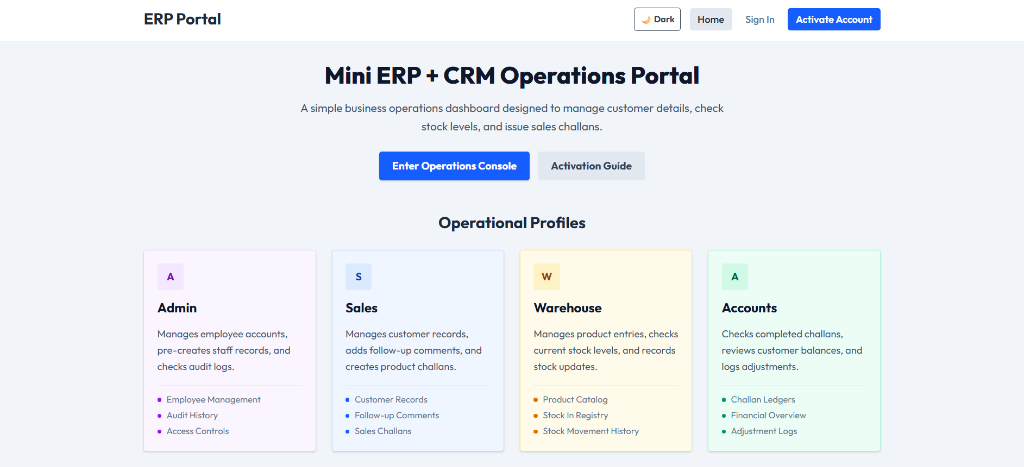
#> input picture docs/screenshots/landing_light.png, 1024 x 467 px, found by its file name
$ python merge_images.py
#> lines starting #> are read from the running program, lines starting #| are printed output that depends on the picture
import os
from PIL import Image

def merge_side_by_side(img1_path, img2_path, output_path):
#> called with img1_path = 'docs/screenshots/landing_light.png', img2_path = 'docs/screenshots/landing_dark.png', output_path = 'docs/screenshots/landing_combined.png'
    if not os.path.exists(img1_path) or not os.path.exists(img2_path):
        print(f"Skipping merge: one of the source images is missing. ({img1_path} or {img2_path})")
        return False

    img1 = Image.open(img1_path)
#> img1 is the input picture: PIL image 1024x467 RGBA; mean R, G, B, A 235.6, 240.3, 244.7, 255
    img2 = Image.open(img2_path)
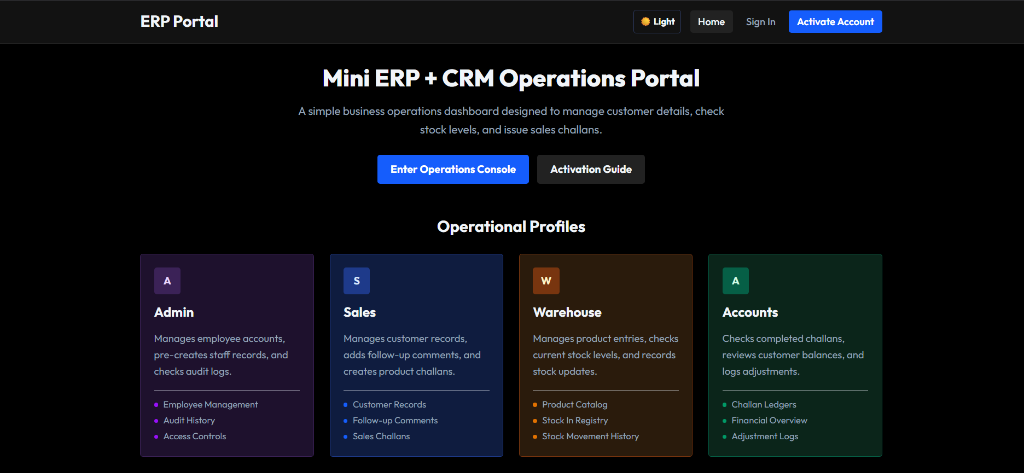
#> input picture docs/screenshots/landing_dark.png, 1024 x 473 px, found by its file name
#> img2 is the input picture: PIL image 1024x473 RGBA; mean R, G, B, A 14.7, 16.7, 21.6, 255

    # Resize to have the same height if they differ, keeping aspect ratios
    h = min(img1.height, img2.height)
#> h = 467

    w1 = int(img1.width * (h / img1.height))
#> w1 = 1024
    w2 = int(img2.width * (h / img2.height))
#> w2 = 1011

    img1_resized = img1.resize((w1, h), Image.Resampling.LANCZOS)
    img2_resized = img2.resize((w2, h), Image.Resampling.LANCZOS)

    # Create combined canvas
    combined = Image.new("RGBA", (w1 + w2, h))
#> combined: PIL image 2035x467 RGBA; every value is 0
    combined.paste(img1_resized, (0, 0))
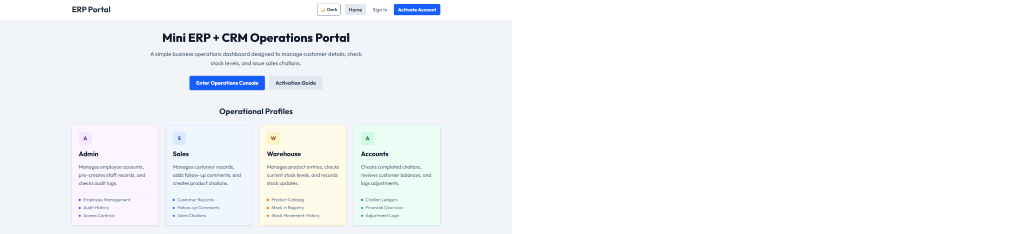
#> combined: PIL image 2035x467 RGBA (shown at 1/2 size); mean R, G, B, A 118.6, 120.9, 123.2, 128.3; transparent parts drawn white
    combined.paste(img2_resized, (w1, 0))
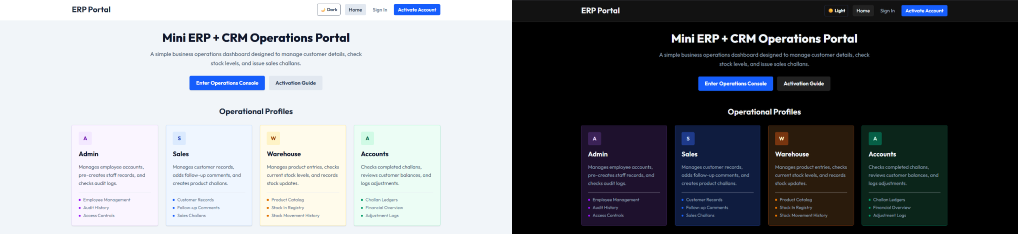
#> combined: PIL image 2035x467 RGBA (shown at 1/2 size); mean R, G, B, A 125.9, 129.2, 133.9, 255

    combined.save(output_path)
    print(f"Merged successfully: {output_path}")
    return True

if __name__ == "__main__":
    screenshots_dir = "docs/screenshots"

    # 1. Merge landing page (light and dark)
    merge_side_by_side(
        os.path.join(screenshots_dir, "landing_light.png"),
        os.path.join(screenshots_dir, "landing_dark.png"),
        os.path.join(screenshots_dir, "landing_combined.png")
    )
